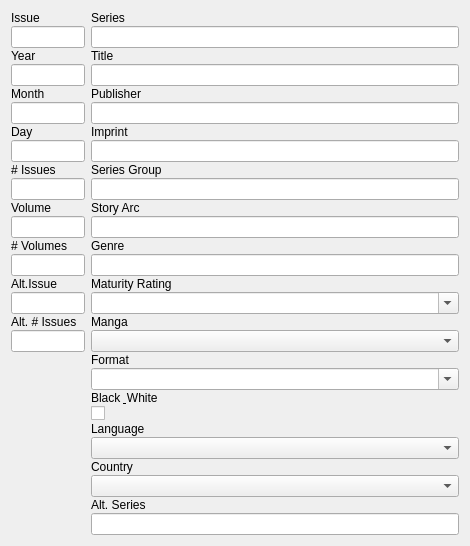
                <widget class="QWidget" name="scrollAreaWidgetContents">
                 <property name="enabled">
                  <bool>true</bool>
                 </property>
                 <property name="geometry">
                  <rect>
                   <x>0</x>
                   <y>0</y>
                   <width>470</width>
                   <height>520</height>
                  </rect>
                 </property>
                 <property name="sizePolicy">
                  <sizepolicy hsizetype="Expanding" vsizetype="Preferred">
                   <horstretch>0</horstretch>
                   <verstretch>0</verstretch>
                  </sizepolicy>
                 </property>
                 <property name="baseSize">
                  <size>
                   <width>0</width>
                   <height>0</height>
                  </size>
                 </property>
                 <property name="acceptDrops">
                  <bool>true</bool>
                 </property>
                 <layout class="QGridLayout" name="gridLayout_6">
                  <item row="0" column="0">
                   <layout class="QHBoxLayout" name="horizontalLayout_5" stretch="20,100">
                    <item>
                     <layout class="QFormLayout" name="formLayout_3">
                      <property name="fieldGrowthPolicy">
                       <enum>QFormLayout::FieldsStayAtSizeHint</enum>
                      </property>
                      <property name="rowWrapPolicy">
                       <enum>QFormLayout::WrapAllRows</enum>
                      </property>
                      <property name="labelAlignment">
                       <set>Qt::AlignRight|Qt::AlignTrailing|Qt::AlignVCenter</set>
                      </property>
                      <property name="horizontalSpacing">
                       <number>6</number>
                      </property>
                      <property name="verticalSpacing">
                       <number>1</number>
                      </property>
                      <item row="0" column="0">
                       <widget class="QLabel" name="label_4">
                        <property name="text">
                         <string>Issue</string>
                        </property>
                        <property name="buddy">
                         <cstring>leIssueNum</cstring>
                        </property>
                       </widget>
                      </item>
                      <item row="0" column="1">
                       <widget class="QLineEdit" name="leIssueNum">
                        <property name="acceptDrops">
                         <bool>false</bool>
                        </property>
                       </widget>
                      </item>
                      <item row="1" column="0">
                       <widget class="QLabel" name="label_6">
                        <property name="text">
                         <string>Year</string>
                        </property>
                        <property name="buddy">
                         <cstring>lePubYear</cstring>
                        </property>
                       </widget>
                      </item>
                      <item row="1" column="1">
                       <widget class="QLineEdit" name="lePubYear">
                        <property name="sizePolicy">
                         <sizepolicy hsizetype="Expanding" vsizetype="Fixed">
                          <horstretch>0</horstretch>
                          <verstretch>0</verstretch>
                         </sizepolicy>
                        </property>
                        <property name="maximumSize">
                         <size>
                          <width>16777215</width>
                          <height>16777215</height>
                         </size>
                        </property>
                        <property name="acceptDrops">
                         <bool>false</bool>
                        </property>
                        <property name="inputMethodHints">
                         <set>Qt::ImhDigitsOnly</set>
                        </property>
                       </widget>
                      </item>
                      <item row="2" column="0">
                       <widget class="QLabel" name="label_35">
                        <property name="text">
                         <string>Month</string>
                        </property>
                        <property name="buddy">
                         <cstring>lePubMonth</cstring>
                        </property>
                       </widget>
                      </item>
                      <item row="2" column="1">
                       <widget class="QLineEdit" name="lePubMonth">
                        <property name="sizePolicy">
                         <sizepolicy hsizetype="Expanding" vsizetype="Fixed">
                          <horstretch>0</horstretch>
                          <verstretch>0</verstretch>
                         </sizepolicy>
                        </property>
                        <property name="maximumSize">
                         <size>
                          <width>16777215</width>
                          <height>16777215</height>
                         </size>
                        </property>
                        <property name="acceptDrops">
                         <bool>false</bool>
                        </property>
                        <property name="inputMethodHints">
                         <set>Qt::ImhDigitsOnly</set>
                        </property>
                       </widget>
                      </item>
                      <item row="3" column="0">
                       <widget class="QLabel" name="lblDay">
                        <property name="text">
                         <string>Day</string>
                        </property>
                        <property name="buddy">
                         <cstring>lePubDay</cstring>
                        </property>
                       </widget>
                      </item>
                      <item row="3" column="1">
                       <widget class="QLineEdit" name="lePubDay">
                        <property name="sizePolicy">
                         <sizepolicy hsizetype="Expanding" vsizetype="Fixed">
                          <horstretch>0</horstretch>
                          <verstretch>0</verstretch>
                         </sizepolicy>
                        </property>
                        <property name="maximumSize">
                         <size>
                          <width>16777215</width>
                          <height>16777215</height>
                         </size>
                        </property>
                        <property name="acceptDrops">
                         <bool>false</bool>
                        </property>
                        <property name="inputMethodHints">
                         <set>Qt::ImhDigitsOnly</set>
                        </property>
                       </widget>
                      </item>
                      <item row="4" column="0">
                       <widget class="QLabel" name="label_5">
                        <property name="text">
                         <string># Issues</string>
                        </property>
                        <property name="buddy">
                         <cstring>leIssueCount</cstring>
                        </property>
                       </widget>
                      </item>
                      <item row="4" column="1">
                       <widget class="QLineEdit" name="leIssueCount">
                        <property name="acceptDrops">
                         <bool>false</bool>
                        </property>
                        <property name="inputMethodHints">
                         <set>Qt::ImhDigitsOnly</set>
                        </property>
                       </widget>
                      </item>
                      <item row="5" column="0">
                       <widget class="QLabel" name="label_9">
                        <property name="text">
                         <string>Volume</string>
                        </property>
                        <property name="buddy">
                         <cstring>leVolumeNum</cstring>
                        </property>
                       </widget>
                      </item>
                      <item row="5" column="1">
                       <widget class="QLineEdit" name="leVolumeNum">
                        <property name="acceptDrops">
                         <bool>false</bool>
                        </property>
                       </widget>
                      </item>
                      <item row="6" column="0">
                       <widget class="QLabel" name="label_12">
                        <property name="text">
                         <string># Volumes</string>
                        </property>
                        <property name="buddy">
                         <cstring>leVolumeCount</cstring>
                        </property>
                       </widget>
                      </item>
                      <item row="6" column="1">
                       <widget class="QLineEdit" name="leVolumeCount">
                        <property name="acceptDrops">
                         <bool>false</bool>
                        </property>
                        <property name="inputMethodHints">
                         <set>Qt::ImhDigitsOnly</set>
                        </property>
                       </widget>
                      </item>
                      <item row="7" column="0">
                       <widget class="QLabel" name="label_22">
                        <property name="text">
                         <string>Alt.Issue</string>
                        </property>
                        <property name="buddy">
                         <cstring>leAltIssueNum</cstring>
                        </property>
                       </widget>
                      </item>
                      <item row="7" column="1">
                       <widget class="QLineEdit" name="leAltIssueNum">
                        <property name="sizePolicy">
                         <sizepolicy hsizetype="Preferred" vsizetype="Fixed">
                          <horstretch>0</horstretch>
                          <verstretch>0</verstretch>
                         </sizepolicy>
                        </property>
                        <property name="acceptDrops">
                         <bool>false</bool>
                        </property>
                       </widget>
                      </item>
                      <item row="8" column="0">
                       <widget class="QLabel" name="label_23">
                        <property name="text">
                         <string>Alt. # Issues</string>
                        </property>
                        <property name="buddy">
                         <cstring>leAltIssueCount</cstring>
                        </property>
                       </widget>
                      </item>
                      <item row="8" column="1">
                       <widget class="QLineEdit" name="leAltIssueCount">
                        <property name="acceptDrops">
                         <bool>false</bool>
                        </property>
                       </widget>
                      </item>
                     </layout>
                    </item>
                    <item>
                     <layout class="QFormLayout" name="formLayout_2">
                      <property name="sizeConstraint">
                       <enum>QLayout::SetMinimumSize</enum>
                      </property>
                      <property name="fieldGrowthPolicy">
                       <enum>QFormLayout::AllNonFixedFieldsGrow</enum>
                      </property>
                      <property name="rowWrapPolicy">
                       <enum>QFormLayout::WrapAllRows</enum>
                      </property>
                      <property name="labelAlignment">
                       <set>Qt::AlignRight|Qt::AlignTrailing|Qt::AlignVCenter</set>
                      </property>
                      <property name="formAlignment">
                       <set>Qt::AlignLeading|Qt::AlignLeft|Qt::AlignTop</set>
                      </property>
                      <property name="horizontalSpacing">
                       <number>0</number>
                      </property>
                      <property name="verticalSpacing">
                       <number>1</number>
                      </property>
                      <item row="0" column="0">
                       <widget class="QLabel" name="label_2">
                        <property name="text">
                         <string>Series</string>
                        </property>
                        <property name="buddy">
                         <cstring>leSeries</cstring>
                        </property>
                       </widget>
                      </item>
                      <item row="0" column="1">
                       <widget class="QLineEdit" name="leSeries">
                        <property name="acceptDrops">
                         <bool>false</bool>
                        </property>
                       </widget>
                      </item>
                      <item row="1" column="0">
                       <widget class="QLabel" name="label_3">
                        <property name="text">
                         <string>Title</string>
                        </property>
                        <property name="buddy">
                         <cstring>leTitle</cstring>
                        </property>
                       </widget>
                      </item>
                      <item row="1" column="1">
                       <widget class="QLineEdit" name="leTitle">
                        <property name="acceptDrops">
                         <bool>false</bool>
                        </property>
                       </widget>
                      </item>
                      <item row="2" column="0">
                       <widget class="QLabel" name="label_8">
                        <property name="text">
                         <string>Publisher</string>
                        </property>
                        <property name="buddy">
                         <cstring>lePublisher</cstring>
                        </property>
                       </widget>
                      </item>
                      <item row="2" column="1">
                       <widget class="QLineEdit" name="lePublisher">
                        <property name="acceptDrops">
                         <bool>false</bool>
                        </property>
                       </widget>
                      </item>
                      <item row="3" column="0">
                       <widget class="QLabel" name="label_10">
                        <property name="text">
                         <string>Imprint</string>
                        </property>
                        <property name="buddy">
                         <cstring>leImprint</cstring>
                        </property>
                       </widget>
                      </item>
                      <item row="3" column="1">
                       <widget class="QLineEdit" name="leImprint">
                        <property name="sizePolicy">
                         <sizepolicy hsizetype="Expanding" vsizetype="Expanding">
                          <horstretch>0</horstretch>
                          <verstretch>0</verstretch>
                         </sizepolicy>
                        </property>
                        <property name="acceptDrops">
                         <bool>false</bool>
                        </property>
                       </widget>
                      </item>
                      <item row="4" column="0">
                       <widget class="QLabel" name="label_33">
                        <property name="text">
                         <string>Series Group</string>
                        </property>
                        <property name="buddy">
                         <cstring>leSeriesGroup</cstring>
                        </property>
                       </widget>
                      </item>
                      <item row="4" column="1">
                       <widget class="QLineEdit" name="leSeriesGroup">
                        <property name="acceptDrops">
                         <bool>false</bool>
                        </property>
                       </widget>
                      </item>
                      <item row="5" column="0">
                       <widget class="QLabel" name="label_25">
                        <property name="text">
                         <string>Story Arc</string>
                        </property>
                        <property name="buddy">
                         <cstring>leStoryArc</cstring>
                        </property>
                       </widget>
                      </item>
                      <item row="5" column="1">
                       <widget class="QLineEdit" name="leStoryArc">
                        <property name="acceptDrops">
                         <bool>false</bool>
                        </property>
                       </widget>
                      </item>
                      <item row="6" column="0">
                       <widget class="QLabel" name="label_24">
                        <property name="text">
                         <string>Genre</string>
                        </property>
                        <property name="buddy">
                         <cstring>leGenre</cstring>
                        </property>
                       </widget>
                      </item>
                      <item row="6" column="1">
                       <widget class="QLineEdit" name="leGenre">
                        <property name="acceptDrops">
                         <bool>false</bool>
                        </property>
                       </widget>
                      </item>
                      <item row="7" column="0">
                       <widget class="QLabel" name="label_18">
                        <property name="text">
                         <string>Maturity Rating</string>
                        </property>
                        <property name="buddy">
                         <cstring>cbMaturityRating</cstring>
                        </property>
                       </widget>
                      </item>
                      <item row="7" column="1">
                       <widget class="QComboBox" name="cbMaturityRating">
                        <property name="autoFillBackground">
                         <bool>false</bool>
                        </property>
                        <property name="editable">
                         <bool>true</bool>
                        </property>
                       </widget>
                      </item>
                      <item row="8" column="0">
                       <widget class="QLabel" name="label_31">
                        <property name="text">
                         <string>Manga</string>
                        </property>
                        <property name="buddy">
                         <cstring>cbManga</cstring>
                        </property>
                       </widget>
                      </item>
                      <item row="8" column="1">
                       <widget class="QComboBox" name="cbManga">
                        <property name="autoFillBackground">
                         <bool>false</bool>
                        </property>
                       </widget>
                      </item>
                      <item row="9" column="0">
                       <widget class="QLabel" name="label_26">
                        <property name="text">
                         <string>Format</string>
                        </property>
                        <property name="buddy">
                         <cstring>cbFormat</cstring>
                        </property>
                       </widget>
                      </item>
                      <item row="9" column="1">
                       <widget class="QComboBox" name="cbFormat">
                        <property name="sizePolicy">
                         <sizepolicy hsizetype="Preferred" vsizetype="Maximum">
                          <horstretch>0</horstretch>
                          <verstretch>0</verstretch>
                         </sizepolicy>
                        </property>
                        <property name="editable">
                         <bool>true</bool>
                        </property>
                       </widget>
                      </item>
                      <item row="10" column="0">
                       <widget class="QLabel" name="label_32">
                        <property name="text">
                         <string>Black &amp; White</string>
                        </property>
                        <property name="buddy">
                         <cstring>cbBW</cstring>
                        </property>
                       </widget>
                      </item>
                      <item row="10" column="1">
                       <widget class="QCheckBox" name="cbBW">
                        <property name="layoutDirection">
                         <enum>Qt::LeftToRight</enum>
                        </property>
                        <property name="autoFillBackground">
                         <bool>false</bool>
                        </property>
                        <property name="text">
                         <string/>
                        </property>
                       </widget>
                      </item>
                      <item row="11" column="0">
                       <widget class="QLabel" name="label_13">
                        <property name="text">
                         <string>Language</string>
                        </property>
                        <property name="buddy">
                         <cstring>cbLanguage</cstring>
                        </property>
                       </widget>
                      </item>
                      <item row="11" column="1">
                       <widget class="QComboBox" name="cbLanguage">
                        <property name="sizePolicy">
                         <sizepolicy hsizetype="Preferred" vsizetype="Preferred">
                          <horstretch>0</horstretch>
                          <verstretch>0</verstretch>
                         </sizepolicy>
                        </property>
                       </widget>
                      </item>
                      <item row="12" column="0">
                       <widget class="QLabel" name="label_14">
                        <property name="text">
                         <string>Country</string>
                        </property>
                        <property name="buddy">
                         <cstring>cbCountry</cstring>
                        </property>
                       </widget>
                      </item>
                      <item row="12" column="1">
                       <widget class="QComboBox" name="cbCountry">
                        <property name="sizePolicy">
                         <sizepolicy hsizetype="Preferred" vsizetype="Preferred">
                          <horstretch>0</horstretch>
                          <verstretch>0</verstretch>
                         </sizepolicy>
                        </property>
                       </widget>
                      </item>
                      <item row="13" column="0">
                       <widget class="QLabel" name="label_21">
                        <property name="text">
                         <string>Alt. Series</string>
                        </property>
                        <property name="buddy">
                         <cstring>leAltSeries</cstring>
                        </property>
                       </widget>
                      </item>
                      <item row="13" column="1">
                       <widget class="QLineEdit" name="leAltSeries">
                        <property name="acceptDrops">
                         <bool>false</bool>
                        </property>
                       </widget>
                      </item>
                     </layout>
                    </item>
                   </layout>
                  </item>
                 </layout>
                </widget>
